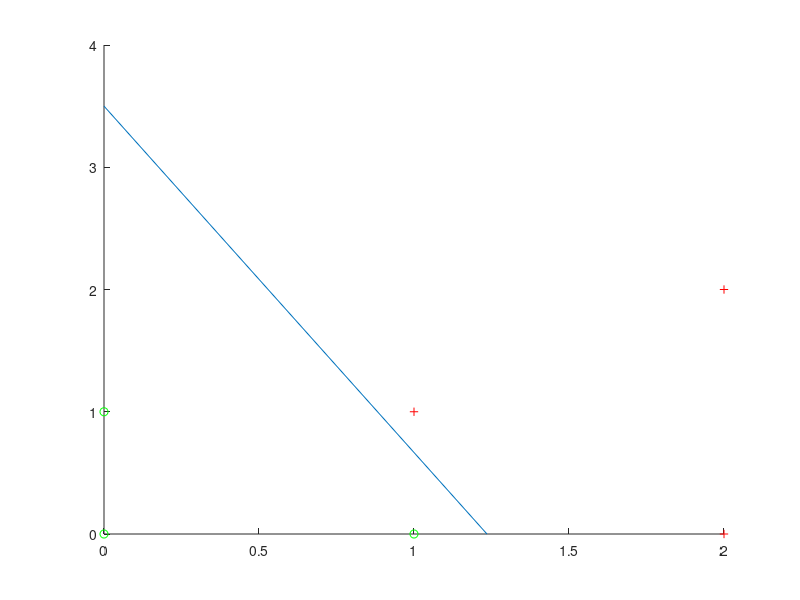

Here is the MATLAB script that generated this plot:
%LMSE_Perceptron
clc;
clear all;
Y=[1,1;2,2;2,0;
    0,0;1,0;0,1];
Y=[ones(size(Y,1),1) Y];
b=[ones(size(Y,1)/2,1);ones(size(Y,1)/2,1)*-1];
a=(Y'*Y)\(Y'*b);%inv(Y'*Y)*Y'*b;
figure('name','g(y)=-1.1351+0.9189y1+0.3243*y2')
hold on;
plot(Y(1:3,2),Y(1:3,3),'r+',Y(4:6,2),Y(4:6,3),'go');
line([a(1)/a(2)*-1,0],[0,a(1)/a(3)*-1]);
hold off;

